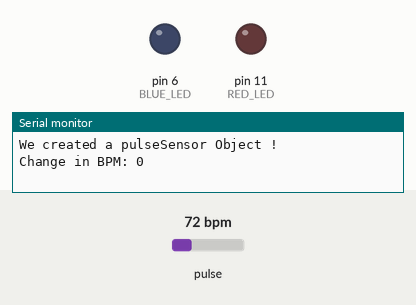
Recording of a sketch running on a simulated Arduino Uno, built with avr-gcc and run on an emulated ATmega328P. On the bench: output pins drawn as LEDs (lit = HIGH), the last lines printed to the serial monitor. The inputs (shaded band) are chosen by the test bench; at power-on: pulse 72 bpm.

Above: at 1.2 s.
1.3 s: pulse set to 42 bpm
At 3.8 s:
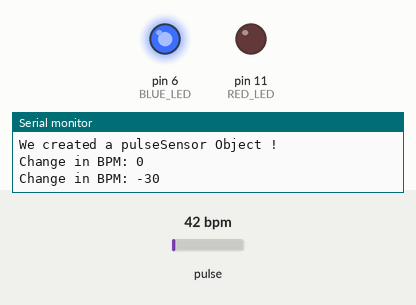
5.2 s: pulse set to 70 bpm
At 6.8 s:
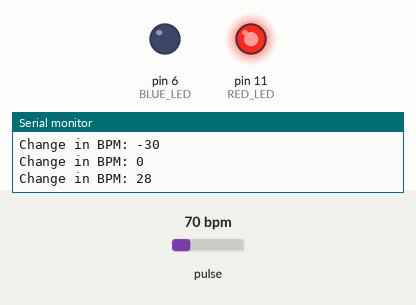
Timing chart, 0 to 8.5 s (numbered marks = the images above; inputs shaded):
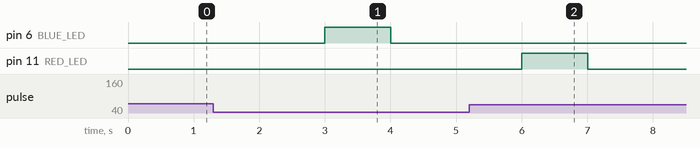

Measured:
- after the input at 1.3 s, pin 6 (BLUE_LED): LOW → HIGH after 1.7 s, → LOW 1.0 s later
- after the input at 5.2 s, pin 11 (RED_LED): LOW → HIGH after 0.80 s, → LOW 1.0 s later

The sketch:

LEDBPMCircle.ino
```cpp
/*
 *  THE ARDUINO LAYOUT:
 *
 *  Heart Sensor:
 *      - red: 5V
 *      - black: GND
 *      - purple: A1
 *
 *  LEDs: (breadboard -> Arduino)
 *      - red wire: a14 -> ~11
 *      - blue wire: a21 -> ~6
 *      - black wire: +18 (on the right side of breadboard) -> GND (on the right side of Arduino)
 *
 *        (breadboard -> breadboard)
 *      - weird blue spidery wire: c14 -> g14
 *      - weird blue spidery wire: c21 -> h21
 *      - red LED: i14 -> +15 (right side)
 *      - blue LED: i21 -> +24 (right side)
 */

#define USE_ARDUINO_INTERRUPTS true    // Set-up low-level interrupts for most acurate BPM math.
#include <PulseSensorPlayground.h>     // Includes the PulseSensorPlayground Library.

//  Variables
const int PulseWire = 1;       // PulseSensor PURPLE WIRE connected to ANALOG PIN 1
//const int LED_PIN = 11;          // The on-board Arduino LED, close to PIN 11
const int BLUE_LED = 6;
const int RED_LED = 11;
int Threshold = 550;           // Determine which Signal to "count as a beat" and which to ignore.
// Use the "Gettting Started Project" to fine-tune Threshold Value beyond default setting.
// Otherwise leave the default "550" value.

PulseSensorPlayground pulseSensor;  // Creates an instance of the PulseSensorPlayground object called "pulseSensor"

int prevBPM;
int changeBPM;

int brightness;
int fadeAmount = 5;    // how many points to fade the LED by


void setup() {
  Serial.begin(9600);          // For Serial Monitor

  // Configure the PulseSensor object, by assigning our variables to it.
  pulseSensor.analogInput(PulseWire);
  //pulseSensor.blinkOnPulse(LED_PIN);       //auto-magically blink Arduino's LED with heartbeat.
  pulseSensor.setThreshold(Threshold);

  // Double-check the "pulseSensor" object was created and "began" seeing a signal.
  if (pulseSensor.begin()) {
    Serial.println("We created a pulseSensor Object !");  //This prints one time at Arduino power-up,  or on Arduino reset.
  }

  prevBPM = -1;
  changeBPM = 0;

  //pinMode(LED_PIN, OUTPUT);
  pinMode(BLUE_LED, OUTPUT);
  pinMode(RED_LED, OUTPUT);

  brightness = 140;
}

// the loop routine runs over and over again forever:
void loop() {
  int myBPM = pulseSensor.getBeatsPerMinute();  // Calls function on our pulseSensor object that returns BPM as an "int".

  if (pulseSensor.sawStartOfBeat()) {
    if (prevBPM != -1) {
      changeBPM = myBPM - prevBPM;
    }
    Serial.print("Change in BPM: ");
    Serial.println(changeBPM);
    prevBPM = myBPM;
  } else {
    changeBPM = 0;
  }

  //Serial.print("  Change in brightness:");
  //Serial.print(brightness);

  int changeBrightness = changeBPM * 10;
  if (brightness + changeBrightness >= 0 && brightness + changeBrightness <= 255) {
    brightness = brightness + changeBrightness;
  }

  //analogWrite(LED_PIN, brightness);
  if (changeBPM < 0) {
    analogWrite(BLUE_LED, 255);
    analogWrite(RED_LED, 0);
  } else if (changeBPM > 0) {
    analogWrite(RED_LED, 255);
    analogWrite(BLUE_LED, 0);
  } else {
    analogWrite(RED_LED, 0);
    analogWrite(BLUE_LED, 0);
  }

  //Serial.print(" ->  ");
  //Serial.println(brightness);


  // wait for 30 milliseconds to see the dimming effect
  delay(1000);
}
```
